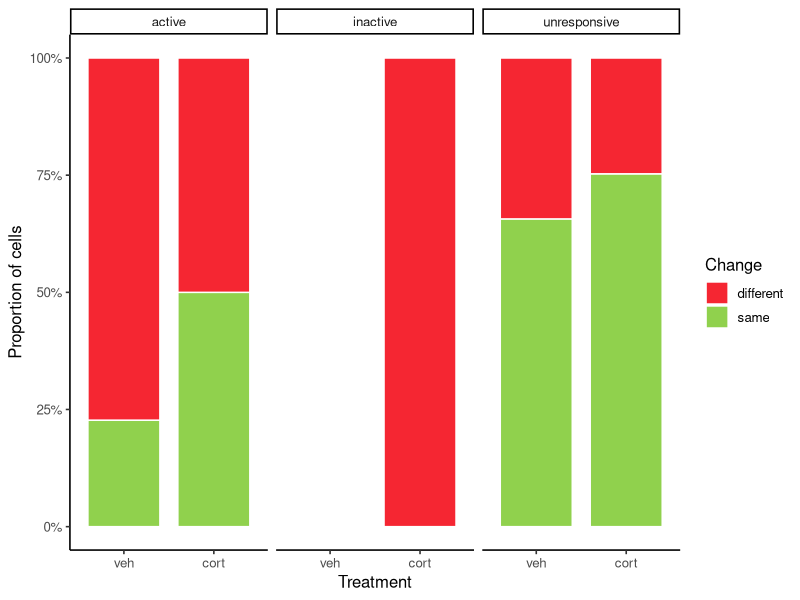

Generate this figure with R: (Note: this script raises an error after producing the figure.)


# ==== Paquetes ====
suppressPackageStartupMessages({
  library(dplyr); library(tidyr); library(ggplot2); library(readr)
  library(broom); library(purrr); library(writexl); library(scales)
})

# ==== DATOS ====
# Usa tu 'df' ya creado con columnas: state, trt (veh/cort), same, different
# Ejemplo (comenta si ya lo tienes):
  library(tibble)
   df <- tribble(
    ~state,        ~trt,   ~same, ~different,
    "active",     "veh",      5,        17,
    "inactive",   "veh",      0,         0,
    "unresponsive","veh",     44,         23,
    "active",     "cort",     1,         1,
    "inactive",   "cort",     0,         8,
    "unresponsive","cort",    64,        21
)
# Ordenar factores (asegura consistencia)
df <- df %>%
  mutate(
    state = factor(state, levels = c("active","inactive","unresponsive")),
    trt   = factor(trt,   levels = c("veh","cort"))
  )

# ==== 1) Fisher 2×2 GLOBAL (colapsado sobre estados) ====
overall <- df %>%
  group_by(trt) %>%
  summarise(same = sum(same), different = sum(different), .groups = "drop") %>%
  arrange(trt)

m_overall <- rbind(
  same      = c(veh = overall$same[overall$trt=="veh"],  cort = overall$same[overall$trt=="cort"]),
  different = c(veh = overall$different[overall$trt=="veh"], cort = overall$different[overall$trt=="cort"])
)
ft_overall <- fisher.test(m_overall)

# Proporciones e IC exactos por tratamiento
bt_veh  <- binom.test(overall$same[overall$trt=="veh"],
                      overall$same[overall$trt=="veh"] + overall$different[overall$trt=="veh"])
bt_cort <- binom.test(overall$same[overall$trt=="cort"],
                      overall$same[overall$trt=="cort"] + overall$different[overall$trt=="cort"])

overall_summary <- tibble(
  trt = c("veh","cort"),
  same = c(overall$same[overall$trt=="veh"],  overall$same[overall$trt=="cort"]),
  different = c(overall$different[overall$trt=="veh"], overall$different[overall$trt=="cort"]),
  total = same + different,
  prop_same = same/total,
  ci_lo = c(bt_veh$conf.int[1], bt_cort$conf.int[1]),
  ci_hi = c(bt_veh$conf.int[2], bt_cort$conf.int[2])
)

overall_test <- tibble(
  test = "Fisher overall 2x2 (same vs different por tratamiento)",
  p_value = ft_overall$p.value,
  odds_ratio = suppressWarnings(as.numeric(ft_overall$estimate)),
  ci_lo = suppressWarnings(ft_overall$conf.int[1]),
  ci_hi = suppressWarnings(ft_overall$conf.int[2])
)

# ==== 2) Fisher 2×2 POR ESTADO (ajuste Holm) ====
wide <- df %>%
  select(state, trt, same, different) %>%
  pivot_wider(names_from = trt, values_from = c(same, different), values_fill = 0)

by_state <- lapply(levels(df$state), function(s){
  sub <- filter(wide, state == s)
  m <- rbind(
    same      = c(veh = sub$same_veh,      cort = sub$same_cort),
    different = c(veh = sub$different_veh, cort = sub$different_cort)
  )
  ft <- fisher.test(m)
  
  tot_veh  <- sub$same_veh + sub$different_veh
  tot_cort <- sub$same_cort + sub$different_cort
  p_veh  <- if (tot_veh  > 0) sub$same_veh  / tot_veh  else NA_real_
  p_cort <- if (tot_cort > 0) sub$same_cort / tot_cort else NA_real_
  
  tibble(
    state = s,
    same_veh = sub$same_veh, diff_veh = sub$different_veh, total_veh = tot_veh, prop_same_veh = p_veh,
    same_cort = sub$same_cort, diff_cort = sub$different_cort, total_cort = tot_cort, prop_same_cort = p_cort,
    fisher_p = ft$p.value,
    fisher_OR = suppressWarnings(as.numeric(ft$estimate)),
    fisher_ci_lo = suppressWarnings(ft$conf.int[1]),
    fisher_ci_hi = suppressWarnings(ft$conf.int[2])
  )
}) %>% bind_rows() %>%
  mutate(p_holm = p.adjust(fisher_p, method = "holm"))


# ==== 3) Plot (barras 100% apiladas) ====
colores_barras <- c(same = "#90D14D", different = "#F52632")

df_long <- df %>%
  select(state, trt, same, different) %>%
  pivot_longer(c(same, different), names_to = "change", values_to = "n") %>%
  group_by(state, trt) %>%
  mutate(pct = n / sum(n)) %>%
  ungroup()

p_bars <- ggplot(df_long, aes(x = trt, y = pct, fill = change)) +
  geom_col(width = 0.8, color = "white", linewidth = 0.5) +
  facet_wrap(~ state, nrow = 1) +
  scale_y_continuous(labels = percent_format(accuracy = 1), limits = c(0, 1)) +
  scale_fill_manual(values = colores_barras, name = "Change") +
  labs(x = "Treatment", y = "Proportion of cells") +
  theme_classic(base_size = 12)

print(p_bars)


# ==== 4) Exportar TODO a un único .xlsx con hojas múltiples ====

export_dir  <- "/Users/leire/Desktop/Calcium RESULTS/CellREG/OR_SI_results"  # carpeta destino
file_name   <- "Same_vs_different_obj_juv_males.xlsx"   

export_path <- file.path(export_dir, file_name)
sheets <- list(
  overall_summary    = overall_summary,
  overall_fisher     = overall_test,
  by_state_fisher    = by_state,
  overall_prop_test  = overall_prop_test,
  by_state_prop_test = by_state_prop,
  plot_data_long     = df_long
)
write_xlsx(sheets, path = export_path)
cat("Excel escrito en:\n", normalizePath(export_path), "\n")

# ==== 5) (Opcional) Ver matrices en consola ====
cat("\nMatriz global 2x2 (same/different x veh/cort):\n"); print(m_overall)
cat("\nMatrices 2x2 por estado:\n")
for (s in levels(df$state)) {
  sub <- filter(wide, state == s)
  m <- rbind(
    same      = c(veh = sub$same_veh,      cort = sub$same_cort),
    different = c(veh = sub$different_veh, cort = sub$different_cort)
  )
  cat("\nEstado:", s, "\n"); print(m)
}
